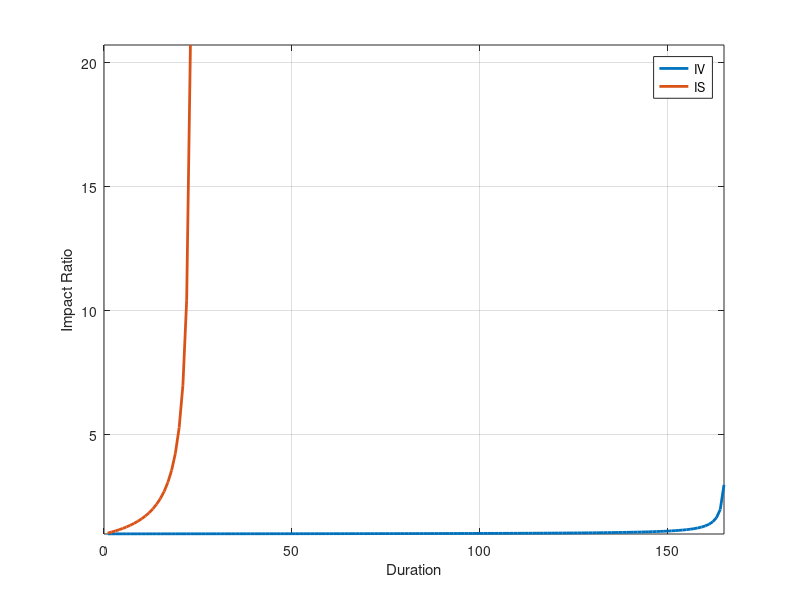

Write the MATLAB code that produced this figure.
%% Missing data Ratios 
% Lara Weed
% 11 Feb 2022

%% 
N = 24*7; % Hours in a week
p = 24; % Hours in a day

hrs = repmat([0:23]',7,1);
allhrs = 1:N;

% IV
IV_norm = N./(N-1);

% IS
IS_norm = N./p;

% Single gap
duration = 1:N-1;
start = 1:N;
gapImpact_IV = zeros(length(duration),length(start));
gapImpact_IS = zeros(length(duration),length(start));
for i = start
    for j = duration
        
        ind = allhrs>= i & allhrs< i + j;
        p_2 = length(unique(hrs(ind)));
        
        if i-1 + j <= N-2
            gapImpact_IV(j,i) = ((N-j)./((N-1)-(j+1)))  ./   (N./(N-1)); % figure out if j or j plus 1
            gapImpact_IS(j,i) = ((N-j)./(p - p_2))  ./   (N./p); % figure out if j or j plus 1
        else
            gapImpact_IV(j,i) = nan;
            gapImpact_IS(j,i) = nan;
        end
    end
%     figure
%     plot(duration,gapImpact_IS(:,i))
%     title(sprintf('%f',i))
end

%%
figure        
plot(duration,gapImpact_IV(:,1),'linewidth',2) 
hold on
plot(duration,gapImpact_IS(:,1),'linewidth',2)       
xlabel('Duration')
ylabel('Impact Ratio')
legend('IV','IS')  
ylim([1 max(gapImpact_IV(:,1))])
xlim([0 165])
grid on



